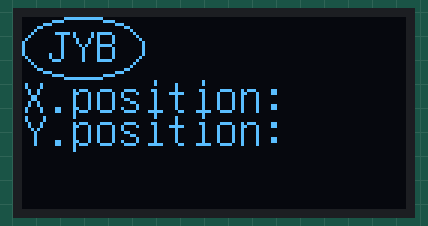
Bench run of a sketch on a simulated Arduino Uno, built with avr-gcc and run on an emulated ATmega328P. Parts: 128×64 one-colour display.

Above: at 0.3 s.

The sketch:

oled_test_01.ino
```cpp
#include "DHT.h" // DHT-22 센서를 사용하기 위한 라이브러리를 불러온다
#include "U8glib.h" // 라이브러리 선언
U8GLIB_SSD1306_128X64 u8g(U8G_I2C_OPT_NONE); // oled 모델명에 맞는 함수 선언

void setup() {        // 처음 한 번만 실행됨.
  Serial.begin(9600); // 시리얼 통신 시작. 통신 속도는 9600!
}

void loop() {
    u8g.firstPage(); // 첫번째 페이지
    do{
        u8g.setFont(u8g_font_unifont); // OLED 폰트 설정
        u8g.setPrintPos(8,15); // 프린트할 글자 위치 설정
        u8g.print("JYB"); // 글자 프린트
        u8g.drawStr(0,32, "X.position:"); // x위치 프린트
        u8g.drawStr(0,43, "Y.position:"); // y위치 프린트
        u8g.drawEllipse(20,10,20,10,U8G_DRAW_ALL); // 타원 그리기 , x,y,rx,ry,옵션
    }while(u8g.nextPage()); // 다음 페이지가 계속 나오면 (==1 이면)
}


/*습도를 측정할 때, 상부 전극과 하부 전극 사이의 저항 변화를 측정함으로써 공기중의 습도 변화를
       알아낼 수 있습니다. 박막 폴리머(습도 흡착판)의 양쪽 표면에는 전극이 부착된 얇은 판이 있는데,
       이 판이 공기중의 수분을 흡수합니다. 박막 폴리머(습도 흡착판)의 표면에 부착된 수분 양에 의해
       두 전극의 전도도에 변화가 일어나게 되면 이를 감지하는 방식으로 습도를 출력합니다.
[출처] [아두이노 강좌] DHT-22를 이용한 온도 및 습도 측정하기|작성자 에듀이노 오픈랩 */

/* 온도 측정 원리
        온도를 감지하는 부분은 반도체 세라믹으로 이루어져 온도에 따라 물질의 저항 값이 변하는 소재의         특성을 이용, 값의 변화를 감지해 온도를 출력하고 있습니다.
[출처] [아두이노 강좌] DHT-22를 이용한 온도 및 습도 측정하기|작성자 에듀이노 오픈랩 */
```
